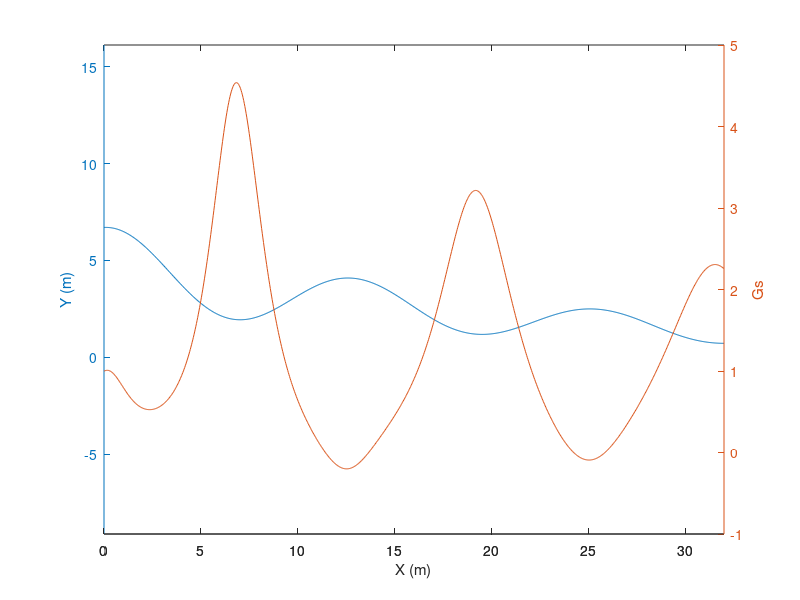

Reproduce this figure in MATLAB.
%%Generates track curve and estimates normal force experienced along track.

%%Constants
g = 9.81;           %gravitational constant, m/s^2
m_cart = 100;       %cart + rider mass, kg
h_start = 6.7056;        %Ramp starting height, m
l_end = 32;             %Track length

%Track Geometry Constants
b = .055;     %1/damping time constant
w = .7;     %angular frequency
p = .3;     %phase shift

coulomb_drag = 50;    %coulomb drag, N


%%

%%function that defines path shape
path_x = linspace(0, 23, 1000);
path_y = (exp(-b*path_x).*(cos(w*path_x - p)) + 2.2*(exp(-(b)*path_x)));
path_y = path_y*(h_start/max(path_y));
path_x = path_x*(l_end/max(path_x));
%%



initial_energy = m_cart*h_start*g;


%t = 1.42;               %time interval for generating parametric clothoid
%thetas = linspace(0, t, 1000);  

%r = cos(thetas)+2;

%x = 5.*(cos(thetas) + thetas./3) +4;
%y = 5.*(sin(thetas.)+1);

%x = zeros(length(thetas), 1);
%y = zeros(length(thetas), 1);

%for n = 2:length(thetas)            %generate half of clothoid
%    x(n) = x(n-1) + (cos((pi*thetas(n)^2)/2))*t/1000;
%    y(n) = y(n-1) + (sin((pi*thetas(n)^2)/2))*t/1000;
%end

%unscaled_height = max(y)



%x_loop = (h_loop/unscaled_height)*[x;fliplr((-1.*x)')'+2*x(end)];       %combine clothoid halves, scale by constant

%y_loop = (h_loop/unscaled_height)*[y;fliplr(y')'];

%x_loop = 5.*(cos(thetas) + thetas./2) +4;
%y_loop = 3.*(sin(thetas)+1);

%r = 3.5;


%angle = -pi/2:.01:3*pi/2;
%x_circle = r*cos(angle);
%y_circle = r*sin(angle);


%path = [linspace(0,h_start/2,100)', linspace(h_start,0,100)'];        %Ramp
%path = [path;[linspace(h_start/2,h_start/2+.5, 30)', zeros(30, 1)]];     %Flat before Loop
%path = [path;[x_loop+h_start/2+.5, y_loop]];                           %Loop



path = [path_x;path_y]';


%path = [0 1;1 0;0 -1;-1 0];
path_x = path(:,1);
path_y = path(:,2);

%path_x = linspace(0, 25, 1000);
%path_y = a*(exp(-b*t).*(cos(w*t - .4)) + exp(-b*t));

%%
%stuff for drag losses
shift_path_x = [path_x(2:end);path_x(end)];             %for calculating energy loss from drag
shift_path_y = [path_y(2:end);path_y(end)];

distance_change = ((path_x-shift_path_x).^2 + (path_y-shift_path_y).^2).^.5
total_distance = cumsum(distance_change);

loss = total_distance*coulomb_drag;
energy = initial_energy - loss;
potential_energy = m_cart*g*path_y;
kinetic_energy = energy - potential_energy;

speed = (2*kinetic_energy/m_cart).^.5;          %velocity using coulomb friction
%%
slope = zeros(length(path), 1);                %Initialize slope
curve_radius = zeros(length(path), 1);         %Initialize curve radius

%speed = ((-path_y + path_y(1)).*(2*g)).^.5;     %velocity using conservation of energy (friction ignored)


inverted = zeros(length(path),1);               %initialize inversion check

for n = 1:length(path)-1
    slope(n+1) = (path(n+1, 2)-path(n, 2))/(path(n+1, 1) - path(n, 1));         %Calculate slope at each point (rise/run)
    inverted(n) = (path_x(n+1) - path_x(n))/(norm(path_x(n+1) - path_x(n)));    %determine if inverted (moving backwards)
end

slope(1) = slope(2);                %Fix exceptions for first/last points
inverted(length(slope)) = inverted(length(slope)-1);

theta = atan(slope);    %angle at given point



for n = 2:length(path)-1        %Calculate radius of curviature at given point by circle curcumscribed about 3 points
    a = sqrt((path_x(n) - path_x(n-1))^2 + (path_y(n) - path_y(n-1))^2);
    b = sqrt((path_x(n) - path_x(n+1))^2 + (path_y(n) - path_y(n+1))^2);
    c = sqrt((path_x(n+1) - path_x(n-1))^2 + (path_y(n+1) - path_y(n-1))^2);
    
    curve_radius(n) = (a*b*c)/(sqrt((a^2+b^2+c^2)^2 - 2*(a^4+b^4+c^4)));   
end

concavity = zeros(length(path), 1); %whether the track is curving out or in

for n = 2:length(path)-1
    concavity(n) = ((path_y(n+1)-path_y(n))/(path_x(n+1)-path_x(n)))-((path_y(n) - path_y(n-1))/(path_x(n) - path_x(n-1)));
    concavity(n) = concavity(n)/(abs(concavity(n)));
end

concavity(1) = concavity(2);
concavity(end) = concavity(end-1);

curve_radius(1) = curve_radius(2);      %Fix exceptions for first and last points
curve_radius(length(path)) = curve_radius(length(path)-1);
curve_radius = curve_radius.*concavity;

centripetal_a = (speed.^2)./(curve_radius);     %calculate centripetal acceleration from radius of curvature and velocity
centripetal_f = m_cart*centripetal_a;           %calculate centripetal force from mass and acceleration

gravity_normal = m_cart*g.*cos(theta).*inverted;    %Calculate component of normal force between track and cart due to gravity

normal_force = gravity_normal + centripetal_f;      %Calculate total normal force between cart and track
gees = normal_force./(g*m_cart);                    %Calculate 'G-force' - normal force normalized by mass

[Ax, H1, H2] = plotyy(path_x, path_y, path_x, gees);       %Plot roller coaster track, G-force experienced along path

xlabel('X (m)');
ylabel(Ax(1), 'Y (m)');
ylabel(Ax(2),'Gs');
axis equal;             %Scale axes so track is proportional.
